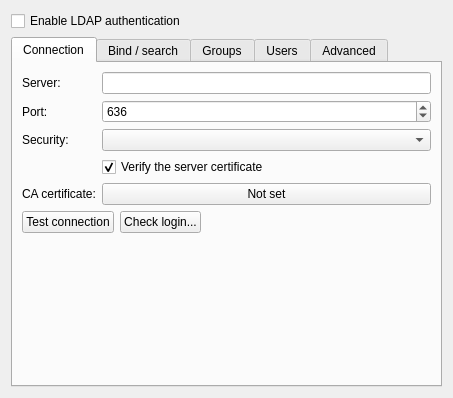
<?xml version="1.0" encoding="UTF-8"?>
<ui version="4.0">
 <class>LdapWidget</class>
 <widget class="QWidget" name="LdapWidget">
  <layout class="QVBoxLayout" name="verticalLayout_root">
   <item>
    <widget class="QCheckBox" name="checkbox_enabled">
     <property name="text">
      <string>Enable LDAP authentication</string>
     </property>
    </widget>
   </item>
   <item>
    <widget class="QTabWidget" name="tab_widget">
     <widget class="QWidget" name="tab_connection">
      <attribute name="title">
       <string>Connection</string>
      </attribute>
      <layout class="QVBoxLayout" name="verticalLayout_connection">
       <item>
        <layout class="QFormLayout" name="form_connection">
         <item row="0" column="0">
          <widget class="QLabel" name="label_server">
           <property name="text">
            <string>Server:</string>
           </property>
          </widget>
         </item>
         <item row="0" column="1">
          <widget class="QLineEdit" name="edit_server"/>
         </item>
         <item row="1" column="0">
          <widget class="QLabel" name="label_port">
           <property name="text">
            <string>Port:</string>
           </property>
          </widget>
         </item>
         <item row="1" column="1">
          <widget class="QSpinBox" name="spinbox_port">
           <property name="minimum">
            <number>1</number>
           </property>
           <property name="maximum">
            <number>65535</number>
           </property>
           <property name="value">
            <number>636</number>
           </property>
          </widget>
         </item>
         <item row="2" column="0">
          <widget class="QLabel" name="label_security">
           <property name="text">
            <string>Security:</string>
           </property>
          </widget>
         </item>
         <item row="2" column="1">
          <widget class="QComboBox" name="combobox_security"/>
         </item>
         <item row="3" column="1">
          <widget class="QCheckBox" name="checkbox_verify_peer">
           <property name="text">
            <string>Verify the server certificate</string>
           </property>
           <property name="checked">
            <bool>true</bool>
           </property>
          </widget>
         </item>
         <item row="4" column="0">
          <widget class="QLabel" name="label_ca_certificate">
           <property name="text">
            <string>CA certificate:</string>
           </property>
          </widget>
         </item>
         <item row="4" column="1">
          <widget class="QPushButton" name="button_ca_certificate">
           <property name="text">
            <string>Not set</string>
           </property>
          </widget>
         </item>
        </layout>
       </item>
       <item>
        <layout class="QHBoxLayout" name="horizontalLayout_test">
         <item>
          <widget class="QPushButton" name="button_test">
           <property name="text">
            <string>Test connection</string>
           </property>
          </widget>
         </item>
         <item>
          <widget class="QPushButton" name="button_check_login">
           <property name="text">
            <string>Check login...</string>
           </property>
          </widget>
         </item>
         <item>
          <spacer name="horizontalSpacer_test">
           <property name="orientation">
            <enum>Qt::Orientation::Horizontal</enum>
           </property>
           <property name="sizeHint" stdset="0">
            <size>
             <width>40</width>
             <height>20</height>
            </size>
           </property>
          </spacer>
         </item>
        </layout>
       </item>
       <item>
        <spacer name="verticalSpacer_connection">
         <property name="orientation">
          <enum>Qt::Orientation::Vertical</enum>
         </property>
         <property name="sizeHint" stdset="0">
          <size>
           <width>20</width>
           <height>40</height>
          </size>
         </property>
        </spacer>
       </item>
      </layout>
     </widget>
     <widget class="QWidget" name="tab_bind">
      <attribute name="title">
       <string>Bind / search</string>
      </attribute>
      <layout class="QVBoxLayout" name="verticalLayout_bind">
       <item>
        <layout class="QFormLayout" name="form_bind">
         <item row="0" column="0">
          <widget class="QLabel" name="label_bind_dn">
           <property name="text">
            <string>Bind DN:</string>
           </property>
          </widget>
         </item>
         <item row="0" column="1">
          <widget class="QLineEdit" name="edit_bind_dn"/>
         </item>
         <item row="1" column="0">
          <widget class="QLabel" name="label_bind_password">
           <property name="text">
            <string>Bind password:</string>
           </property>
          </widget>
         </item>
         <item row="1" column="1">
          <widget class="PasswordEdit" name="edit_bind_password"/>
         </item>
         <item row="2" column="0">
          <widget class="QLabel" name="label_base_dn">
           <property name="text">
            <string>User base DN:</string>
           </property>
          </widget>
         </item>
         <item row="2" column="1">
          <widget class="QLineEdit" name="edit_base_dn"/>
         </item>
         <item row="3" column="0">
          <widget class="QLabel" name="label_user_filter">
           <property name="text">
            <string>User filter (%1 - login):</string>
           </property>
          </widget>
         </item>
         <item row="3" column="1">
          <widget class="QLineEdit" name="edit_user_filter"/>
         </item>
         <item row="4" column="0">
          <widget class="QLabel" name="label_user_name_attribute">
           <property name="text">
            <string>Login attribute:</string>
           </property>
          </widget>
         </item>
         <item row="4" column="1">
          <widget class="QLineEdit" name="edit_user_name_attribute"/>
         </item>
        </layout>
       </item>
       <item>
        <widget class="QLabel" name="label_bind_hint">
         <property name="text">
          <string>Leave the bind DN empty to connect anonymously.</string>
         </property>
         <property name="wordWrap">
          <bool>true</bool>
         </property>
        </widget>
       </item>
       <item>
        <spacer name="verticalSpacer_bind">
         <property name="orientation">
          <enum>Qt::Orientation::Vertical</enum>
         </property>
         <property name="sizeHint" stdset="0">
          <size>
           <width>20</width>
           <height>40</height>
          </size>
         </property>
        </spacer>
       </item>
      </layout>
     </widget>
     <widget class="QWidget" name="tab_groups">
      <attribute name="title">
       <string>Groups</string>
      </attribute>
      <layout class="QVBoxLayout" name="verticalLayout_groups">
       <item>
        <layout class="QFormLayout" name="form_groups">
         <item row="0" column="0">
          <widget class="QLabel" name="label_group_base_dn">
           <property name="text">
            <string>Group base DN:</string>
           </property>
          </widget>
         </item>
         <item row="0" column="1">
          <widget class="QLineEdit" name="edit_group_base_dn"/>
         </item>
         <item row="1" column="0">
          <widget class="QLabel" name="label_group_filter">
           <property name="text">
            <string>Group filter:</string>
           </property>
          </widget>
         </item>
         <item row="1" column="1">
          <widget class="QLineEdit" name="edit_group_filter"/>
         </item>
         <item row="2" column="0">
          <widget class="QLabel" name="label_group_attribute">
           <property name="text">
            <string>Group name attribute:</string>
           </property>
          </widget>
         </item>
         <item row="2" column="1">
          <widget class="QLineEdit" name="edit_group_attribute"/>
         </item>
         <item row="3" column="1">
          <widget class="QCheckBox" name="checkbox_group_nested">
           <property name="text">
            <string>Resolve nested groups (Active Directory)</string>
           </property>
          </widget>
         </item>
        </layout>
       </item>
       <item>
        <layout class="QHBoxLayout" name="horizontalLayout_groups">
         <item>
          <layout class="QVBoxLayout" name="verticalLayout_group_buttons">
           <item>
            <widget class="QPushButton" name="button_add_group">
             <property name="sizePolicy">
              <sizepolicy hsizetype="Fixed" vsizetype="Fixed">
               <horstretch>0</horstretch>
               <verstretch>0</verstretch>
              </sizepolicy>
             </property>
             <property name="toolTip">
              <string>Add new group</string>
             </property>
             <property name="text">
              <string/>
             </property>
             <property name="icon">
              <iconset resource="../../common/resources/common.qrc">
               <normaloff>:/img/add.svg</normaloff>:/img/add.svg</iconset>
             </property>
             <property name="iconSize">
              <size>
               <width>24</width>
               <height>24</height>
              </size>
             </property>
            </widget>
           </item>
           <item>
            <widget class="QPushButton" name="button_modify_group">
             <property name="sizePolicy">
              <sizepolicy hsizetype="Fixed" vsizetype="Fixed">
               <horstretch>0</horstretch>
               <verstretch>0</verstretch>
              </sizepolicy>
             </property>
             <property name="toolTip">
              <string>Edit group</string>
             </property>
             <property name="text">
              <string/>
             </property>
             <property name="icon">
              <iconset resource="../../common/resources/common.qrc">
               <normaloff>:/img/pencil-drawing.svg</normaloff>:/img/pencil-drawing.svg</iconset>
             </property>
             <property name="iconSize">
              <size>
               <width>24</width>
               <height>24</height>
              </size>
             </property>
            </widget>
           </item>
           <item>
            <widget class="QPushButton" name="button_delete_group">
             <property name="sizePolicy">
              <sizepolicy hsizetype="Fixed" vsizetype="Fixed">
               <horstretch>0</horstretch>
               <verstretch>0</verstretch>
              </sizepolicy>
             </property>
             <property name="toolTip">
              <string>Delete group</string>
             </property>
             <property name="text">
              <string/>
             </property>
             <property name="icon">
              <iconset resource="../../common/resources/common.qrc">
               <normaloff>:/img/cancel.svg</normaloff>:/img/cancel.svg</iconset>
             </property>
             <property name="iconSize">
              <size>
               <width>24</width>
               <height>24</height>
              </size>
             </property>
            </widget>
           </item>
           <item>
            <spacer name="verticalSpacer_group_buttons">
             <property name="orientation">
              <enum>Qt::Orientation::Vertical</enum>
             </property>
             <property name="sizeHint" stdset="0">
              <size>
               <width>20</width>
               <height>40</height>
              </size>
             </property>
            </spacer>
           </item>
          </layout>
         </item>
         <item>
          <widget class="QTreeWidget" name="tree_groups">
           <property name="contextMenuPolicy">
            <enum>Qt::ContextMenuPolicy::CustomContextMenu</enum>
           </property>
           <property name="indentation">
            <number>0</number>
           </property>
           <property name="rootIsDecorated">
            <bool>false</bool>
           </property>
           <property name="iconSize">
            <size>
             <width>24</width>
             <height>24</height>
            </size>
           </property>
           <column>
            <property name="text">
             <string>Group</string>
            </property>
           </column>
          </widget>
         </item>
        </layout>
       </item>
      </layout>
     </widget>
     <widget class="QWidget" name="tab_users">
      <attribute name="title">
       <string>Users</string>
      </attribute>
      <layout class="QVBoxLayout" name="verticalLayout_users">
       <item>
        <layout class="QHBoxLayout" name="horizontalLayout_users">
         <item>
          <layout class="QVBoxLayout" name="verticalLayout_user_buttons">
           <item>
            <widget class="QPushButton" name="button_add_user">
             <property name="sizePolicy">
              <sizepolicy hsizetype="Fixed" vsizetype="Fixed">
               <horstretch>0</horstretch>
               <verstretch>0</verstretch>
              </sizepolicy>
             </property>
             <property name="toolTip">
              <string>Add new user</string>
             </property>
             <property name="text">
              <string/>
             </property>
             <property name="icon">
              <iconset resource="../../common/resources/common.qrc">
               <normaloff>:/img/add.svg</normaloff>:/img/add.svg</iconset>
             </property>
             <property name="iconSize">
              <size>
               <width>24</width>
               <height>24</height>
              </size>
             </property>
            </widget>
           </item>
           <item>
            <widget class="QPushButton" name="button_modify_user">
             <property name="sizePolicy">
              <sizepolicy hsizetype="Fixed" vsizetype="Fixed">
               <horstretch>0</horstretch>
               <verstretch>0</verstretch>
              </sizepolicy>
             </property>
             <property name="toolTip">
              <string>Edit user</string>
             </property>
             <property name="text">
              <string/>
             </property>
             <property name="icon">
              <iconset resource="../../common/resources/common.qrc">
               <normaloff>:/img/pencil-drawing.svg</normaloff>:/img/pencil-drawing.svg</iconset>
             </property>
             <property name="iconSize">
              <size>
               <width>24</width>
               <height>24</height>
              </size>
             </property>
            </widget>
           </item>
           <item>
            <widget class="QPushButton" name="button_delete_user">
             <property name="sizePolicy">
              <sizepolicy hsizetype="Fixed" vsizetype="Fixed">
               <horstretch>0</horstretch>
               <verstretch>0</verstretch>
              </sizepolicy>
             </property>
             <property name="toolTip">
              <string>Delete user</string>
             </property>
             <property name="text">
              <string/>
             </property>
             <property name="icon">
              <iconset resource="../../common/resources/common.qrc">
               <normaloff>:/img/cancel.svg</normaloff>:/img/cancel.svg</iconset>
             </property>
             <property name="iconSize">
              <size>
               <width>24</width>
               <height>24</height>
              </size>
             </property>
            </widget>
           </item>
           <item>
            <spacer name="verticalSpacer_user_buttons">
             <property name="orientation">
              <enum>Qt::Orientation::Vertical</enum>
             </property>
             <property name="sizeHint" stdset="0">
              <size>
               <width>20</width>
               <height>40</height>
              </size>
             </property>
            </spacer>
           </item>
          </layout>
         </item>
         <item>
          <widget class="QTreeWidget" name="tree_users">
           <property name="contextMenuPolicy">
            <enum>Qt::ContextMenuPolicy::CustomContextMenu</enum>
           </property>
           <property name="indentation">
            <number>0</number>
           </property>
           <property name="rootIsDecorated">
            <bool>false</bool>
           </property>
           <property name="iconSize">
            <size>
             <width>24</width>
             <height>24</height>
            </size>
           </property>
           <column>
            <property name="text">
             <string>User</string>
            </property>
           </column>
          </widget>
         </item>
        </layout>
       </item>
      </layout>
     </widget>
     <widget class="QWidget" name="tab_advanced">
      <attribute name="title">
       <string>Advanced</string>
      </attribute>
      <layout class="QVBoxLayout" name="verticalLayout_advanced">
       <item>
        <widget class="QGroupBox" name="groupbox_default_sessions">
         <property name="title">
          <string>Rights when no mapping matches</string>
         </property>
         <layout class="QHBoxLayout" name="horizontalLayout_default">
          <item>
           <widget class="QCheckBox" name="checkbox_default_desktop">
            <property name="text">
             <string>Desktop</string>
            </property>
           </widget>
          </item>
          <item>
           <widget class="QCheckBox" name="checkbox_default_terminal">
            <property name="text">
             <string>Terminal</string>
            </property>
           </widget>
          </item>
          <item>
           <widget class="QCheckBox" name="checkbox_default_file_transfer">
            <property name="text">
             <string>Files</string>
            </property>
           </widget>
          </item>
          <item>
           <widget class="QCheckBox" name="checkbox_default_system_info">
            <property name="text">
             <string>System</string>
            </property>
           </widget>
          </item>
          <item>
           <widget class="QCheckBox" name="checkbox_default_chat">
            <property name="text">
             <string>Chat</string>
            </property>
           </widget>
          </item>
         </layout>
        </widget>
       </item>
       <item>
        <widget class="QCheckBox" name="checkbox_deny_if_unmapped">
         <property name="text">
          <string>Deny when no mapping matches (ignore the default rights)</string>
         </property>
         <property name="checked">
          <bool>true</bool>
         </property>
        </widget>
       </item>
       <item>
        <widget class="QCheckBox" name="checkbox_allow_local_fallback">
         <property name="text">
          <string>Fall back to a local account when LDAP cannot decide (LDAP preferred)</string>
         </property>
         <property name="checked">
          <bool>true</bool>
         </property>
        </widget>
       </item>
       <item>
        <layout class="QFormLayout" name="form_advanced">
         <item row="0" column="0">
          <widget class="QLabel" name="label_cache_ttl">
           <property name="text">
            <string>Cache the resolution for:</string>
           </property>
          </widget>
         </item>
         <item row="0" column="1">
          <widget class="QSpinBox" name="spinbox_cache_ttl">
           <property name="maximum">
            <number>3600</number>
           </property>
           <property name="value">
            <number>60</number>
           </property>
           <property name="suffix">
            <string> seconds</string>
           </property>
          </widget>
         </item>
        </layout>
       </item>
       <item>
        <spacer name="verticalSpacer_advanced">
         <property name="orientation">
          <enum>Qt::Orientation::Vertical</enum>
         </property>
         <property name="sizeHint" stdset="0">
          <size>
           <width>20</width>
           <height>40</height>
          </size>
         </property>
        </spacer>
       </item>
      </layout>
     </widget>
    </widget>
   </item>
  </layout>
 </widget>
 <customwidgets>
  <customwidget>
   <class>PasswordEdit</class>
   <extends>QLineEdit</extends>
   <header>common/desktop/password_edit.h</header>
  </customwidget>
 </customwidgets>
 <resources>
  <include location="../../common/resources/common.qrc"/>
 </resources>
 <connections/>
</ui>
